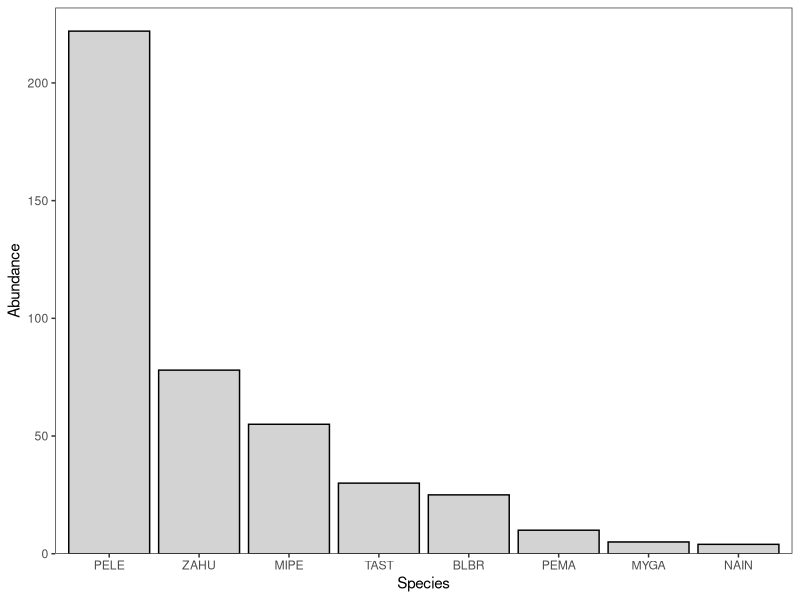
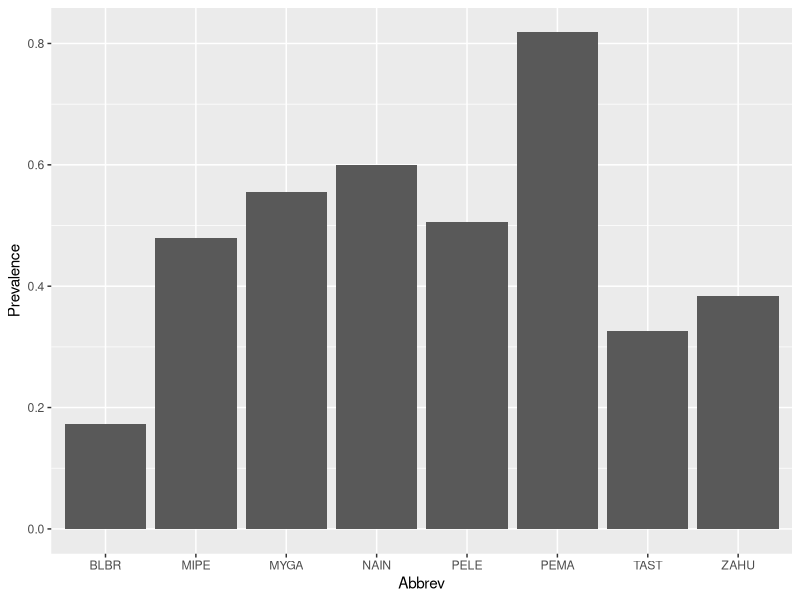
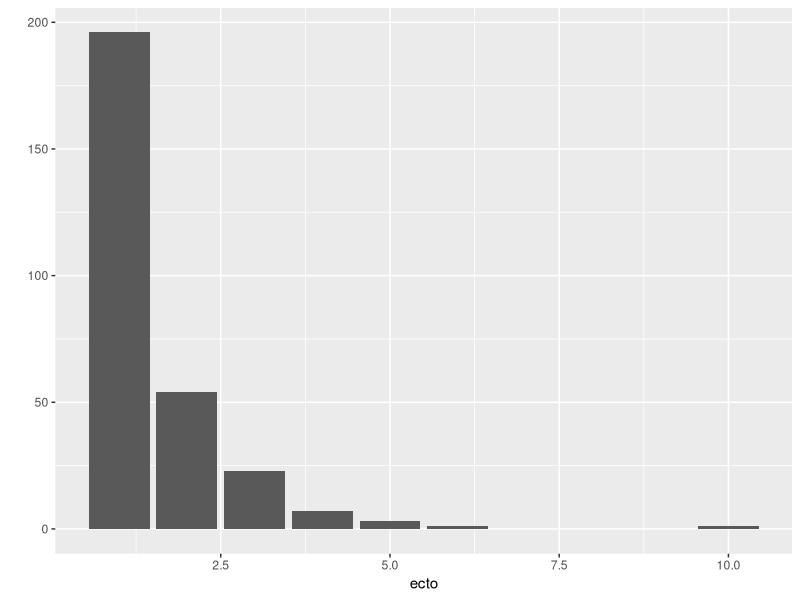
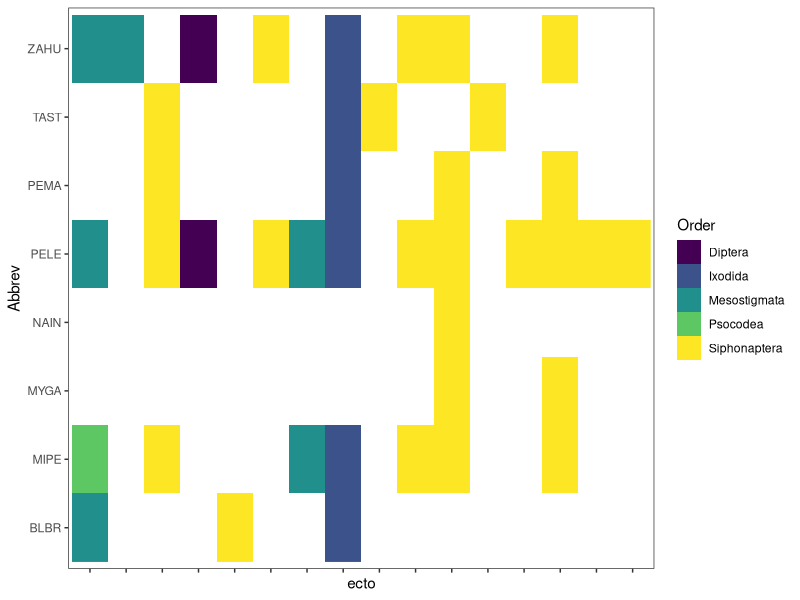
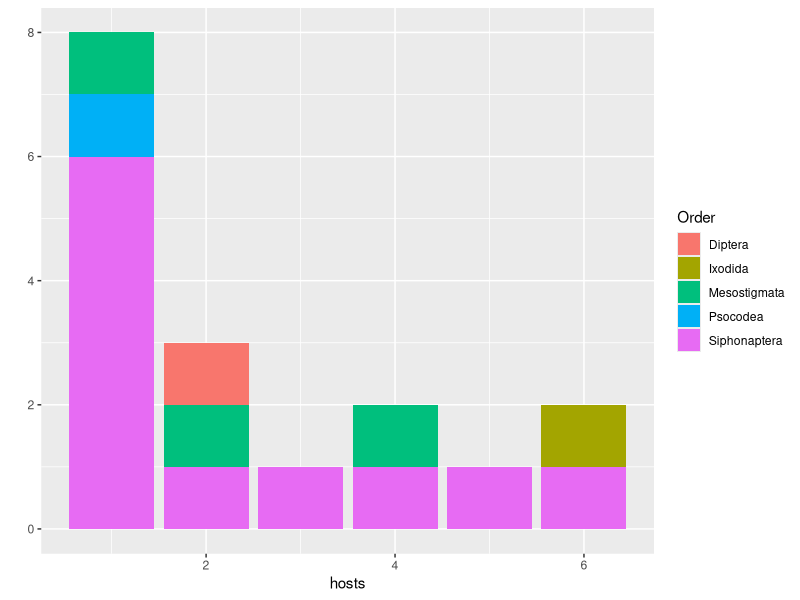

Reproduce these figures in R, in order.
###################################################
# Building multi-scale MSOM to test links between #
# ectoparasite life history and relative          #
# importance of covariates, host specificity      #
# Ch. 2 of dissertation                           #
# Spring 2021                                     #
###################################################

# Setup --------------------------------------------
# Load packages
library(tidyverse)
library(viridis)

# Load data
mamm.raw <- read.csv("MammRawData.csv")
ecto.raw <- read.csv("EctosAll.csv")
veg.raw <- read.csv("VegRawData.csv")

# Set seed
set.seed(15)

# Clean data ------------------------
# Mammals
mamm.2020 <- mamm.raw %>%
  mutate(Date = as.Date(Date, format = "%d/%m/%Y")) %>%
  filter(Date > as.Date("2020-01-01")) %>%
  select(Site:Day, Tag, Abbrev:Mass, Ecto) %>%
  filter(Tag != "") %>%
  filter(!Abbrev %in% c("", "PE??", "SOCI")) %>%
  rename("SampleNo." = Ecto)

# Ectos 
ecto.clean <- ecto.raw %>%
  filter(Other != "Springtail?") %>%
  .[!(.$Order == "Ixodida" & .$Species == ""),]

# Veg
veg.2020 <- veg.raw %>%
  mutate(Date = as.Date(Date, format = "%d/%m/%Y")) %>%
  filter(Date > as.Date("2020-01-01"))

# Merge mammal and parasite data ----------------------------
mamm.ecto <- mamm.2020 %>%
  left_join(., ecto.raw, by = "SampleNo.") 

# Mammal summary stats and early tables/figures ------------------
# Number of mammal species
length(unique(mamm.ecto$Abbrev))

# Individuals per mammal species
mamm.abund <- mamm.2020 %>%
  distinct_at(.vars = vars(Site, Abbrev, Tag), .keep_all = T) %>%
  group_by(Abbrev) %>%
  summarise(Count = n()) 

# Create rank-abundance figure
mamm.abund$Abbrev <- reorder(mamm.abund$Abbrev, -mamm.abund$Count)

ggplot(data = mamm.abund, aes(x = Abbrev, y = Count))+
  geom_col(fill = "light gray", color = "black")+
  scale_y_continuous(expand = c(0,0), 
                     limits = c(0, max(mamm.abund$Count+10)))+
  labs(x = "Species", y = "Abundance")+
  theme_bw()+
  theme(panel.grid = element_blank())

# Parasite summary and tables/figures -----------------------
# Number of ectoparasite orders
length(unique(ecto.clean$Order))

# Number of ecto families
length(unique(ecto.clean$Family))

# Number of ecto species
nrow(unique(ecto.clean[c("Order", "Genus", "Species")]))

# Abundance per order
mamm.ecto %>%
  filter(is.na(Order) == F & Order != "") %>%
  group_by(Order) %>%
  summarise(Count = n()) 
# So many fleas

# Prevalence by host species
mamm.prev <- mamm.ecto %>%
  group_by(Abbrev) %>%
  summarise(Prevalence = 
              length(Order[Order != "" & is.na(Order) == F])/
              length(Order))

qplot(Abbrev, Prevalence, data = mamm.prev, geom = "col")

# Avg. load per capture event per species
mamm.load <- mamm.ecto %>%
  group_by(Abbrev, SampleNo.) %>%
  filter(SampleNo. != "") %>%
  summarise(ecto = n())

qplot(ecto, data = mamm.load, geom = "bar")

# Raster of parasite specs present on host specs
mamm.raster <- mamm.ecto %>%
  filter(SampleNo. != "") %>%
  select(Abbrev, Order, Family, Genus, Species) %>%
  group_by(Abbrev) %>%
  distinct() %>% 
  filter(Order != "" & is.na(Order)==F) %>%
  .[!(.$Order == "Ixodida" & .$Species == ""),] %>%
  unite(ecto, Genus, Species) %>%
  mutate(Occ = 1)

ggplot(mamm.raster, aes(x = ecto, y = Abbrev))+
  geom_raster(aes(fill = Order))+
  scale_fill_viridis_d()+
  theme_bw()+
  theme(axis.text.x = element_blank(), panel.grid = element_blank())

# Hosts per ecto species
n.host <- mamm.ecto %>%
  filter(SampleNo. != "") %>%
  select(Abbrev, Order, Genus, Species) %>%
  distinct() %>% 
  filter(Order != "" & is.na(Order)==F) %>%
  .[!(.$Order == "Ixodida" & .$Species == ""),] %>%
  unite(ecto, Genus, Species) %>%
  group_by(Order, ecto) %>%
  summarise(hosts = n())

qplot(hosts, data = n.host, geom = "bar", fill=Order)
# default colors are BLINDING good lord

# Prepping data for MSOM ----------------------------
# Data shape: [host individual, survey, site, ecto species]
